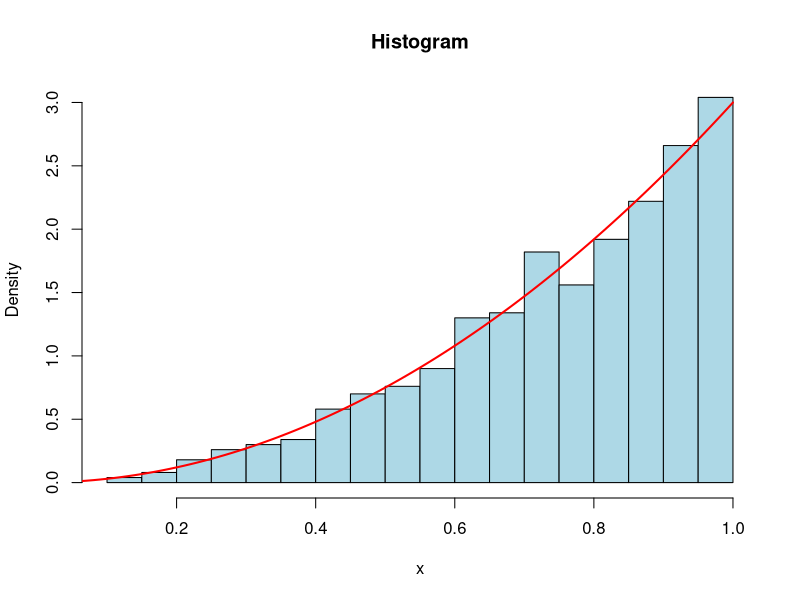
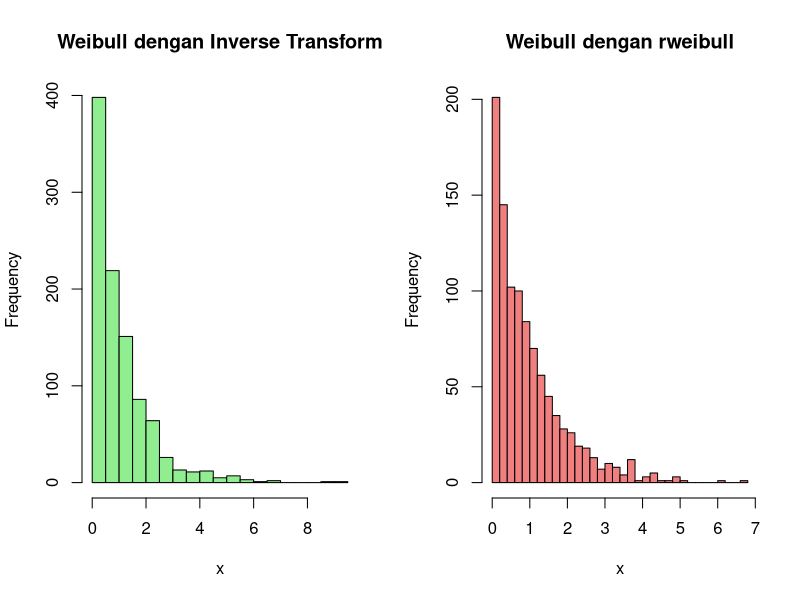

Write the R code that produced these figures, in order.
## ---- chunk 1
# (a) Generate data dgn metode transformasi invers
n <- 1000
set.seed(10)
u <- runif(n, min = 0, max = 1)
x <- u^(1/3) # inverse CDF

# (b) Visualisasi histogram hasil bangkitan
hist(x, breaks = 30, probability = TRUE, col = 'lightblue', main = "Histogram", xlab = "x")
curve(3*x^2, col = "red", lwd = 2, add = TRUE, xlim = c(0,1)) 

## ---- chunk 2
n <- 1000
alpha <- 1
beta <- 1

set.seed(10)

# (a) Generate data dari distribusi Weibull dgn metode transformasi invers
u <- runif(n)
x_weibull_inv <- beta * (-log(1 - u))^(1/alpha)

# (b) Generate data dari distribusi Weibull dgn fungsi bawaan R
set.seed(10)
x_weibull_r <- rweibull(n, shape = alpha, scale = beta)

# (c) Visualisasi
par(mfrow = c(1, 2))  
hist(x_weibull_inv, breaks = 30, 
     main = "Weibull dengan Inverse Transform", 
     xlab = "x", col = "lightgreen")

hist(x_weibull_r, breaks = 30, 
     main = "Weibull dengan rweibull", 
     xlab = "x", col = "lightcoral")

par(mfrow = c(1, 1))

